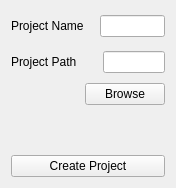
<?xml version="1.0" encoding="UTF-8"?>
<ui version="4.0">
 <class>Form</class>
 <widget class="QWidget" name="Form">
  <property name="geometry">
   <rect>
    <x>0</x>
    <y>0</y>
    <width>176</width>
    <height>188</height>
   </rect>
  </property>
  <property name="windowTitle">
   <string>Form</string>
  </property>
  <layout class="QVBoxLayout" name="verticalLayout">
   <item>
    <layout class="QVBoxLayout" name="verticalLayout_2">
     <item>
      <layout class="QHBoxLayout" name="horizontalLayout_3">
       <item>
        <widget class="QLabel" name="project_label">
         <property name="text">
          <string>Project Name</string>
         </property>
        </widget>
       </item>
       <item>
        <spacer name="horizontalSpacer">
         <property name="orientation">
          <enum>Qt::Vertical</enum>
         </property>
         <property name="sizeType">
          <enum>QSizePolicy::Fixed</enum>
         </property>
         <property name="sizeHint" stdset="0">
          <size>
           <width>10</width>
           <height>30</height>
          </size>
         </property>
        </spacer>
       </item>
       <item>
        <widget class="QLineEdit" name="project_name_LE"/>
       </item>
      </layout>
     </item>
     <item>
      <layout class="QHBoxLayout" name="horizontalLayout_4">
       <item>
        <widget class="QLabel" name="path_laber">
         <property name="text">
          <string>Project Path</string>
         </property>
        </widget>
       </item>
       <item>
        <spacer name="horizontalSpacer_2">
         <property name="orientation">
          <enum>Qt::Vertical</enum>
         </property>
         <property name="sizeType">
          <enum>QSizePolicy::Fixed</enum>
         </property>
         <property name="sizeHint" stdset="0">
          <size>
           <width>20</width>
           <height>30</height>
          </size>
         </property>
        </spacer>
       </item>
       <item>
        <widget class="QLineEdit" name="project_path_LE"/>
       </item>
      </layout>
     </item>
     <item>
      <layout class="QHBoxLayout" name="horizontalLayout">
       <item>
        <spacer name="horizontalSpacer_4">
         <property name="orientation">
          <enum>Qt::Horizontal</enum>
         </property>
         <property name="sizeHint" stdset="0">
          <size>
           <width>40</width>
           <height>20</height>
          </size>
         </property>
        </spacer>
       </item>
       <item>
        <widget class="QPushButton" name="browse_button">
         <property name="text">
          <string>Browse</string>
         </property>
        </widget>
       </item>
      </layout>
     </item>
    </layout>
   </item>
   <item>
    <spacer name="verticalSpacer">
     <property name="orientation">
      <enum>Qt::Vertical</enum>
     </property>
     <property name="sizeHint" stdset="0">
      <size>
       <width>20</width>
       <height>40</height>
      </size>
     </property>
    </spacer>
   </item>
   <item>
    <widget class="QPushButton" name="run_button">
     <property name="text">
      <string>Create Project</string>
     </property>
    </widget>
   </item>
  </layout>
 </widget>
 <resources/>
 <connections/>
</ui>
